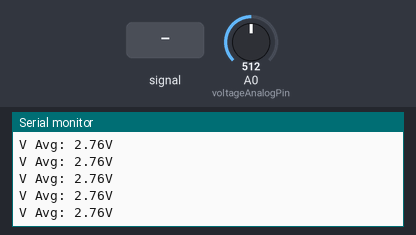
This sketch was run on a simulated Arduino Uno, built with avr-gcc and run on an emulated ATmega328P. Parts: the last lines printed to the serial monitor. The test bench sets the inputs (shaded band); at power-on: A0 (voltageAnalogPin) = 512.

Above: at 1.7 s.
1.8 s: A0 (voltageAnalogPin) fed a 200 Hz sine of ±81 counts around its level
At 1.82 s:
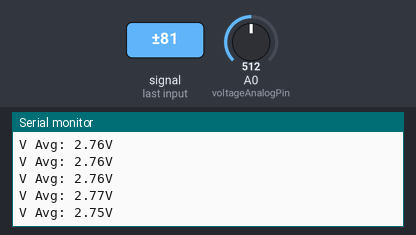
4.8 s: A0 (voltageAnalogPin) set to 716
At 4.8 s:
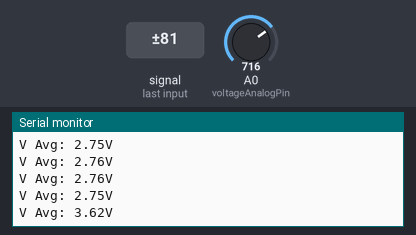
6.3 s: A0 (voltageAnalogPin) fed a 1000 Hz sine of ±255 counts around its level
At 7.49 s:
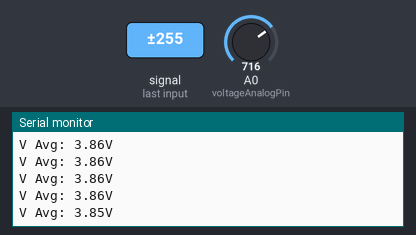
7.8 s: A0 (voltageAnalogPin) set to 900
At 7.87 s:
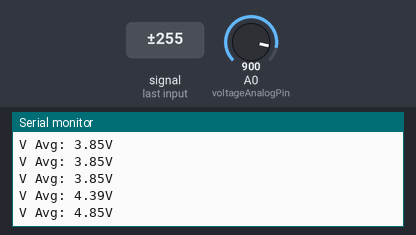
Timing chart, 0 to 10.3 s (numbered marks = the images above; inputs shaded):
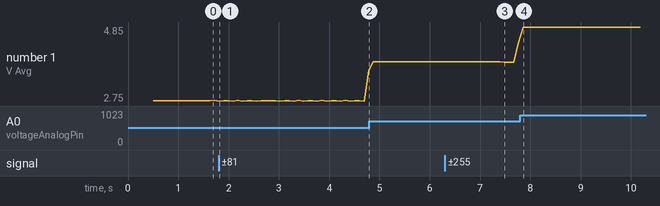

Measured:
- after the input at 1.8 s, the serial monitor: prints a new line at once (image 1)
- after the input at 6.3 s, the serial monitor: prints a new line after 1.2 s (image 3)
- after the input at 7.8 s, the serial monitor: prints a new line after 0.06 s (image 4)
- plotted number 1: 2.77 → 3.62 after the input at 1.8 s, 3.62 → 3.86 after the input at 4.8 s, 3.86 → 4.39 after the input at 6.3 s, 4.39 → 4.85 after the input at 7.8 s

The sketch:

Voltage_divider.ino
```cpp
const float arduinoVCC = 5.01;//Your Arduino voltage
const int inputResolution =1023;//works with most Arduino boards

unsigned long ValueR1 = 10000;
unsigned long ValueR2 = 1000;
const int voltageAnalogPin = A0;//the pin connecting the voltage.
const float average_of = 500;//Average of 500 readings

float voltage;
void setup() {
  Serial.begin(9600);
  Serial.println("Reading voltage with Arduino");
  delay(500);

}

void loop() {

  //readVoltage();
  //Serial.print("Vin: ");
  //Serial.print(voltage);
  Serial.print("V Avg: ");
  Serial.print(getVoltageAverage());
  Serial.println("V");
  //delay(100);


}//loop end


/*
 * @brief calculates the input voltage and updates the variable "voltage"
 * @param none
 * @return does not return anything
 */
void readVoltage(){
    int A0Value = analogRead(voltageAnalogPin);
    float voltage_sensed = A0Value * (arduinoVCC / (float)inputResolution);
//  Serial.print("voltage_sensed:");
//  Serial.print(voltage_sensed);
  voltage = voltage_sensed * ( 1 + ( (float) ValueR2 /  (float) ValueR1) );

}

/*
 * @brief calculates the average of input voltage and updates the variable "voltage"
 * @param none
 * @return retuns average of "average_of" iteration of voltage
 */
float getVoltageAverage(){

    float voltage_temp_average=0;
    for(int i=0; i < average_of; i++)
    {
       readVoltage();
       voltage_temp_average +=voltage;
    }

  return voltage_temp_average / average_of;
}
```
